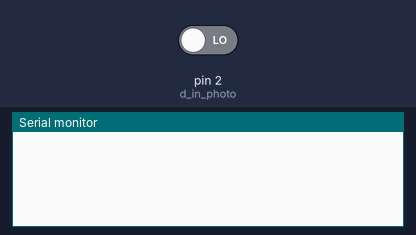
Bench run of a sketch on a simulated Arduino Uno, built with avr-gcc and run on an emulated ATmega328P. Parts: the last lines printed to the serial monitor. The test bench sets the inputs (shaded band); at power-on: pin 2 (d_in_photo) LOW.

Above: at 1.2 s.
1.3 s: pin 2 (d_in_photo) driven HIGH
At 1.7 s:
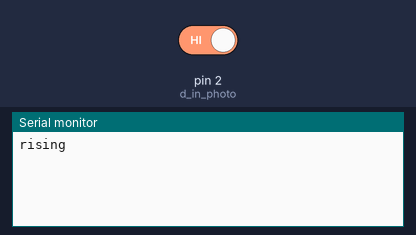
2.8 s: pin 2 (d_in_photo) driven LOW
At 4.1 s:
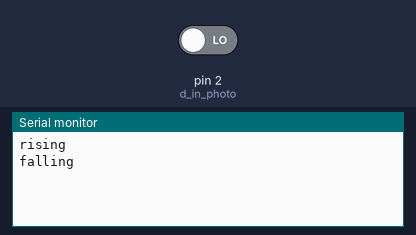

Measured:
- after the input at 1.3 s, the serial monitor: prints a new line at once (image 1)
- after the input at 2.8 s, the serial monitor: prints a new line at once (image 2)

The sketch:

a20121119_CNZ1023_interrupt.ino
```cpp
const int d_in_photo = 2;
const int interrupt_photo = 0; // at D2 pin

void photo_falling(){
  int val = digitalRead(d_in_photo);
  if(val == HIGH){
    Serial.println("rising");
  }else{
    Serial.println("falling");
  }
}

void setup()
{
  attachInterrupt(interrupt_photo, photo_falling, CHANGE);
  Serial.begin(9600);
}

void loop()
{
  delay(10);
}
```
